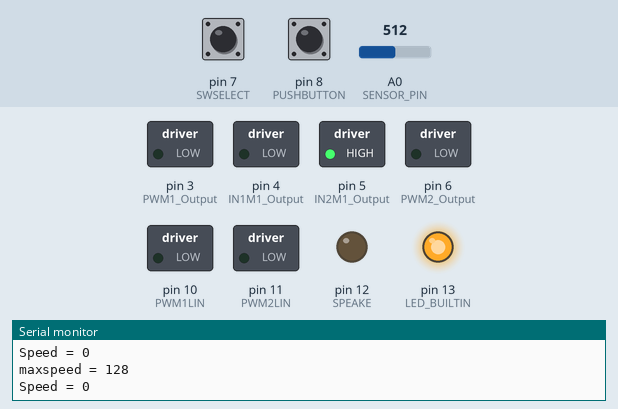
Simulated run of this sketch. Board: Arduino Uno, built with avr-gcc and run on an emulated ATmega328P. Parts: switched loads named in the sketch (green lamp = pin HIGH), output pins drawn as LEDs (lit = HIGH), the last lines printed to the serial monitor. Dashed ring = blinking. The inputs (shaded band) are chosen by the test bench; at power-on: pin 8 (PUSHBUTTON) HIGH, pin 7 (SWSELECT) HIGH, A0 (SENSOR_PIN) = 512.

Above: at 1.2 s.
1.3 s: pin 8 (PUSHBUTTON) pulled LOW for 3.2 s
At 2.13 s:
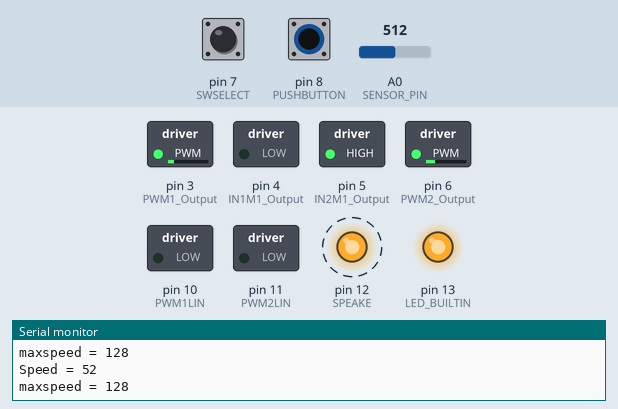
6.0 s: pin 7 (SWSELECT) pulled LOW for 0.15 s
At 6.09 s:
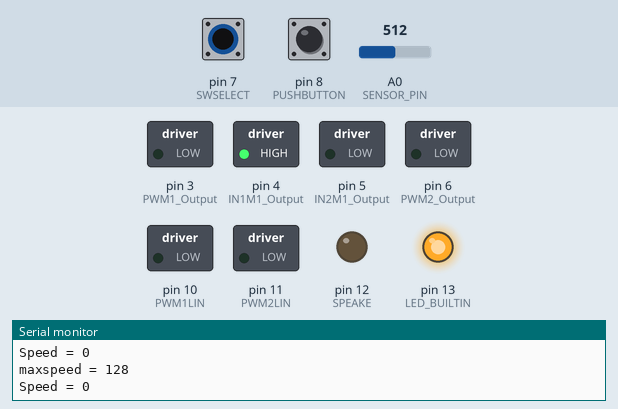
10.6 s: pin 8 (PUSHBUTTON) pulled LOW for 0.15 s
At 11.6 s:
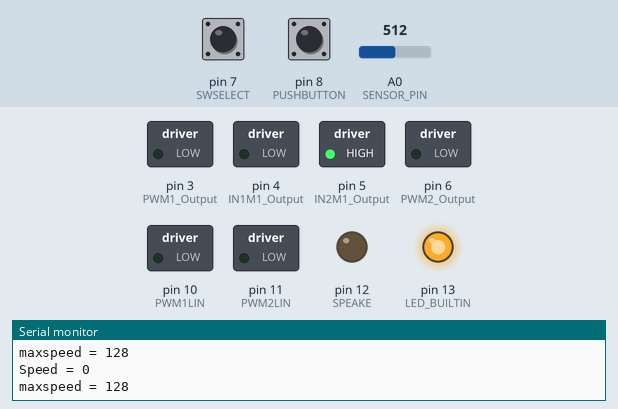
13.7 s: pin 8 (PUSHBUTTON) pulled LOW for 1 s
At 14.51 s:
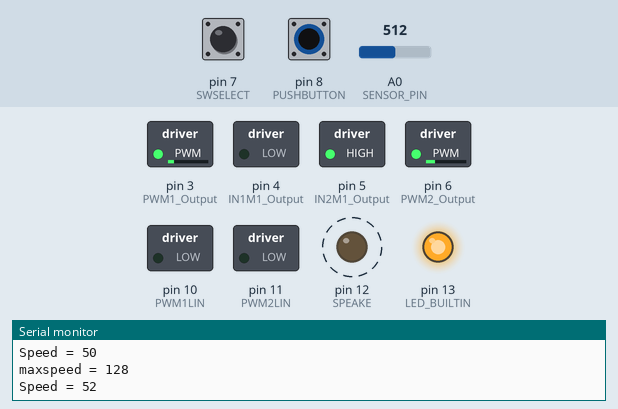
17.7 s: pin 7 (SWSELECT) pulled LOW for 3.2 s
At 18.3 s:
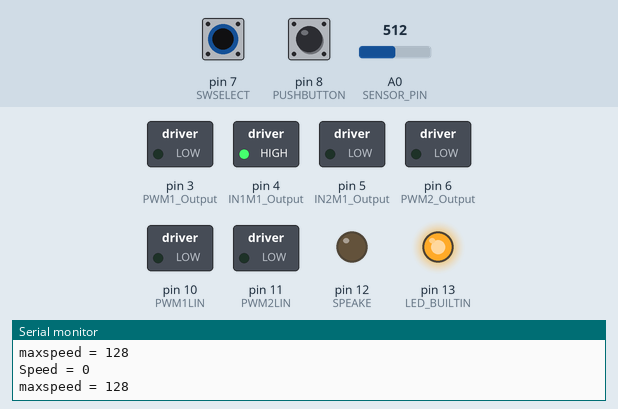
Timing chart, 0 to 22.4 s (numbered marks = the images above; inputs shaded):
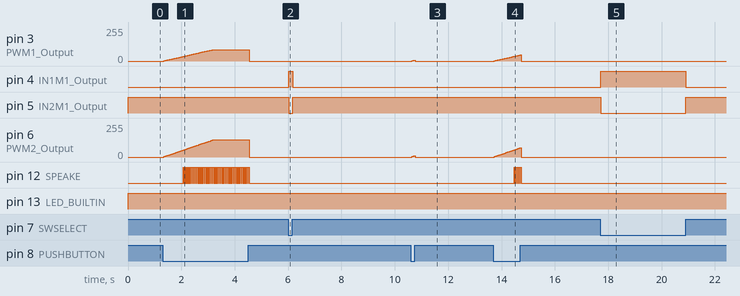

Measured:
- after the input at 1.3 s, pin 3 (PWM1_Output): rises from 0/255 to 85/255 in 1.8 s, then falls to 0/255 in 1.4 s; pin 6 (PWM2_Output): rises from 0/255 to 128/255 in 1.8 s, then falls to 0/255 in 1.4 s; pin 12 (SPEAKE): alternates HIGH for 0.03 s and LOW for 0.03 s, 84 changes in all, then stays LOW, starting after 0.76 s
- after the input at 6.0 s, pin 4 (IN1M1_Output): LOW → HIGH at once, → LOW 0.14 s later; pin 5 (IN2M1_Output): HIGH → LOW at once, → HIGH 0.14 s later
- after the input at 10.6 s, pin 3 (PWM1_Output): rises from 0/255 to 6/255 in 0.11 s, then falls to 0/255 in 0.03 s; pin 6 (PWM2_Output): rises from 0/255 to 10/255 in 0.11 s, then falls to 0/255 in 0.03 s
- after the input at 13.7 s, pin 3 (PWM1_Output): rises from 0/255 to 46/255 in 0.99 s, then falls to 0/255 in 0.03 s; pin 6 (PWM2_Output): rises from 0/255 to 70/255 in 0.99 s, then falls to 0/255 in 0.03 s; pin 12 (SPEAKE): alternates HIGH for 0.03 s and LOW for 0.03 s, 10 changes in all, then stays LOW, starting after 0.78 s
- after the input at 17.7 s, pin 4 (IN1M1_Output): LOW → HIGH at once, → LOW 3.2 s later; pin 5 (IN2M1_Output): HIGH → LOW at once, → HIGH 3.2 s later

The sketch:

Motor_Speed_Controller.ino
```cpp
#define SENSOR_PIN 0
#define PWM1_Output 3
#define IN1M1_Output 4
#define IN2M1_Output 5
#define PWM2_Output 6
#define SWSELECT 7
#define PUSHBUTTON 8
#define PWM1LIN 10
#define PWM2LIN 11
#define SPEAKE 12

bool s = 0;
int i = 0;
void setup()
{
  Serial.begin(9600);
  pinMode(SWSELECT, INPUT_PULLUP);
  pinMode(PUSHBUTTON, INPUT_PULLUP);
  pinMode(PWM1_Output, OUTPUT);
  pinMode(IN1M1_Output, OUTPUT);
  pinMode(IN2M1_Output, OUTPUT);
  pinMode(PWM2_Output, OUTPUT);
  pinMode(PWM1LIN, OUTPUT);
  pinMode(PWM2LIN, OUTPUT);
  pinMode(SPEAKE, OUTPUT);
  //pinMode(IN1M2_Output, OUTPUT);
  //pinMode(IN2M2_Output, OUTPUT);
  pinMode(LED_BUILTIN, OUTPUT);
  digitalWrite(SPEAKE, 0);
  digitalWrite(IN1M1_Output, 0);
  digitalWrite(IN2M1_Output, 0);
  digitalWrite(PWM1_Output, 0);
  digitalWrite(PWM2_Output, 0);

}

void loop()
{
  int  maxspeed = analogRead(SENSOR_PIN) / 4;
  Serial.print("maxspeed = ");
  Serial.println(maxspeed);
  if (digitalRead(PUSHBUTTON) == 0) {
    i=i+2;
    if (i > maxspeed) {
      i =  maxspeed;
    }
  } else {
    i = 0;
  }
  Serial.print("Speed = ");
  Serial.println(i);
  if (i > 50) {
    if (s == 0) {
      digitalWrite(SPEAKE, 1);
      s = 1;
    } else {
      digitalWrite(SPEAKE, 0);
      s = 0;
    }
  } else {
    digitalWrite(SPEAKE, 0);
  }
  // sensor value is in the range 0 to 1023
  // the lower half of it we use for reverse rotation; the upper half for forward rotation
  if (digitalRead(SWSELECT) == 0) {
    digitalWrite(IN1M1_Output, 1);
    digitalWrite(IN2M1_Output, 0);
    digitalWrite(LED_BUILTIN, HIGH);
  } else {
    digitalWrite(IN1M1_Output, 0);
    digitalWrite(IN2M1_Output, 1);
    digitalWrite(LED_BUILTIN, HIGH);
  }
  analogWrite(PWM1_Output, i/1.5);
  analogWrite(PWM2_Output, i);
  digitalWrite(LED_BUILTIN, HIGH);
}
```
